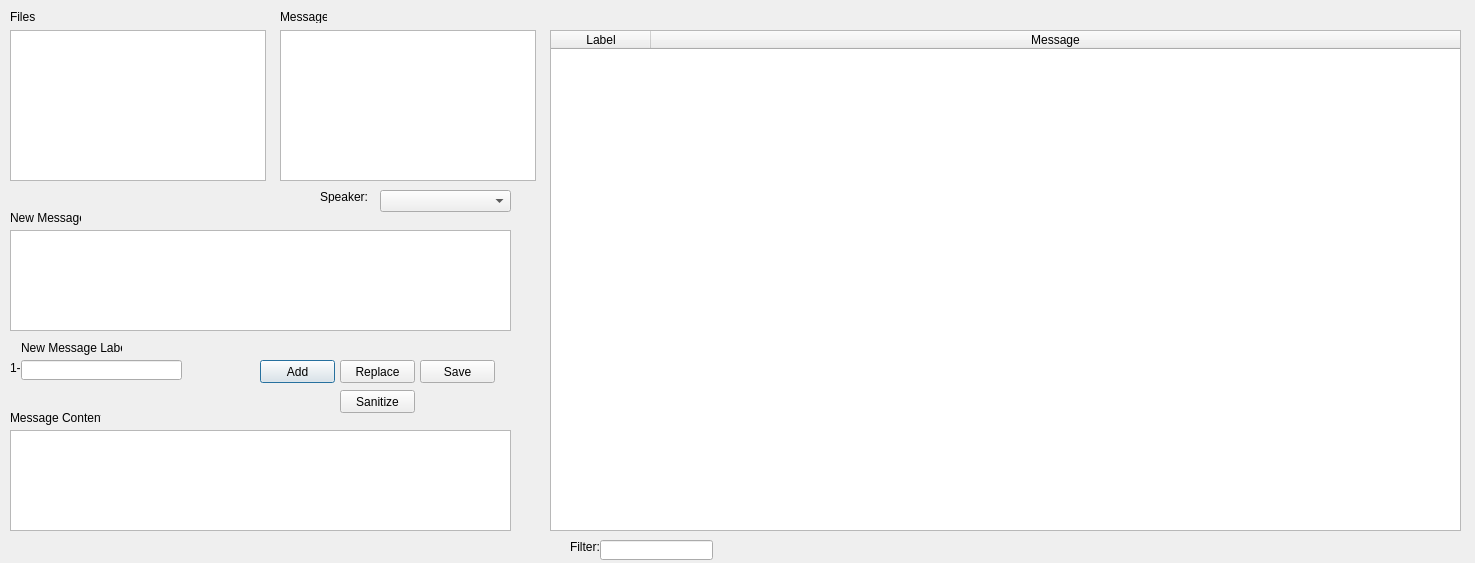
<?xml version="1.0" encoding="UTF-8"?>
<ui version="4.0">
 <class>Dialog</class>
 <widget class="QDialog" name="Dialog">
  <property name="geometry">
   <rect>
    <x>0</x>
    <y>0</y>
    <width>1475</width>
    <height>563</height>
   </rect>
  </property>
  <property name="font">
   <font>
    <family>Liberation Sans</family>
   </font>
  </property>
  <property name="windowTitle">
   <string>Message Manager</string>
  </property>
  <widget class="QListWidget" name="listMsgNames">
   <property name="geometry">
    <rect>
     <x>280</x>
     <y>30</y>
     <width>256</width>
     <height>151</height>
    </rect>
   </property>
  </widget>
  <widget class="QTextEdit" name="textEditNewMsg">
   <property name="geometry">
    <rect>
     <x>10</x>
     <y>230</y>
     <width>501</width>
     <height>101</height>
    </rect>
   </property>
   <property name="font">
    <font>
     <pointsize>16</pointsize>
     <kerning>true</kerning>
    </font>
   </property>
   <property name="html">
    <string>&lt;!DOCTYPE HTML PUBLIC &quot;-//W3C//DTD HTML 4.0//EN&quot; &quot;http://www.w3.org/TR/REC-html40/strict.dtd&quot;&gt;
&lt;html&gt;&lt;head&gt;&lt;meta name=&quot;qrichtext&quot; content=&quot;1&quot; /&gt;&lt;style type=&quot;text/css&quot;&gt;
p, li { white-space: pre-wrap; }
&lt;/style&gt;&lt;/head&gt;&lt;body style=&quot; font-family:'Liberation Sans'; font-size:16pt; font-weight:400; font-style:normal;&quot;&gt;
&lt;p style=&quot;-qt-paragraph-type:empty; margin-top:0px; margin-bottom:0px; margin-left:0px; margin-right:0px; -qt-block-indent:0; text-indent:0px; font-family:'MS Shell Dlg 2';&quot;&gt;&lt;br /&gt;&lt;/p&gt;&lt;/body&gt;&lt;/html&gt;</string>
   </property>
   <property name="placeholderText">
    <string/>
   </property>
  </widget>
  <widget class="QLabel" name="label">
   <property name="geometry">
    <rect>
     <x>280</x>
     <y>10</y>
     <width>47</width>
     <height>13</height>
    </rect>
   </property>
   <property name="text">
    <string>Messages</string>
   </property>
  </widget>
  <widget class="QListWidget" name="listFileNames">
   <property name="geometry">
    <rect>
     <x>10</x>
     <y>30</y>
     <width>256</width>
     <height>151</height>
    </rect>
   </property>
  </widget>
  <widget class="QLabel" name="label_2">
   <property name="geometry">
    <rect>
     <x>10</x>
     <y>10</y>
     <width>47</width>
     <height>13</height>
    </rect>
   </property>
   <property name="text">
    <string>Files</string>
   </property>
  </widget>
  <widget class="QLabel" name="label_3">
   <property name="geometry">
    <rect>
     <x>10</x>
     <y>210</y>
     <width>71</width>
     <height>16</height>
    </rect>
   </property>
   <property name="text">
    <string>New Message</string>
   </property>
  </widget>
  <widget class="QPushButton" name="btnAddMsg">
   <property name="geometry">
    <rect>
     <x>260</x>
     <y>360</y>
     <width>75</width>
     <height>23</height>
    </rect>
   </property>
   <property name="text">
    <string>Add</string>
   </property>
  </widget>
  <widget class="QLineEdit" name="msgLabel">
   <property name="geometry">
    <rect>
     <x>21</x>
     <y>360</y>
     <width>161</width>
     <height>20</height>
    </rect>
   </property>
  </widget>
  <widget class="QLabel" name="label_4">
   <property name="geometry">
    <rect>
     <x>21</x>
     <y>340</y>
     <width>101</width>
     <height>16</height>
    </rect>
   </property>
   <property name="text">
    <string>New Message Label</string>
   </property>
  </widget>
  <widget class="QPushButton" name="btnReplaceMsg">
   <property name="geometry">
    <rect>
     <x>340</x>
     <y>360</y>
     <width>75</width>
     <height>23</height>
    </rect>
   </property>
   <property name="text">
    <string>Replace</string>
   </property>
  </widget>
  <widget class="QLabel" name="label_5">
   <property name="geometry">
    <rect>
     <x>10</x>
     <y>360</y>
     <width>16</width>
     <height>16</height>
    </rect>
   </property>
   <property name="text">
    <string>1-</string>
   </property>
  </widget>
  <widget class="QLabel" name="label_6">
   <property name="geometry">
    <rect>
     <x>10</x>
     <y>410</y>
     <width>91</width>
     <height>16</height>
    </rect>
   </property>
   <property name="text">
    <string>Message Contents</string>
   </property>
  </widget>
  <widget class="QPushButton" name="btnSave">
   <property name="geometry">
    <rect>
     <x>420</x>
     <y>360</y>
     <width>75</width>
     <height>23</height>
    </rect>
   </property>
   <property name="text">
    <string>Save</string>
   </property>
  </widget>
  <widget class="QTextEdit" name="msgContents">
   <property name="geometry">
    <rect>
     <x>10</x>
     <y>430</y>
     <width>501</width>
     <height>101</height>
    </rect>
   </property>
   <property name="font">
    <font>
     <pointsize>16</pointsize>
     <kerning>true</kerning>
    </font>
   </property>
   <property name="readOnly">
    <bool>true</bool>
   </property>
   <property name="html">
    <string>&lt;!DOCTYPE HTML PUBLIC &quot;-//W3C//DTD HTML 4.0//EN&quot; &quot;http://www.w3.org/TR/REC-html40/strict.dtd&quot;&gt;
&lt;html&gt;&lt;head&gt;&lt;meta name=&quot;qrichtext&quot; content=&quot;1&quot; /&gt;&lt;style type=&quot;text/css&quot;&gt;
p, li { white-space: pre-wrap; }
&lt;/style&gt;&lt;/head&gt;&lt;body style=&quot; font-family:'Liberation Sans'; font-size:16pt; font-weight:400; font-style:normal;&quot;&gt;
&lt;p style=&quot;-qt-paragraph-type:empty; margin-top:0px; margin-bottom:0px; margin-left:0px; margin-right:0px; -qt-block-indent:0; text-indent:0px; font-family:'MS Shell Dlg 2';&quot;&gt;&lt;br /&gt;&lt;/p&gt;&lt;/body&gt;&lt;/html&gt;</string>
   </property>
   <property name="placeholderText">
    <string/>
   </property>
  </widget>
  <widget class="QPushButton" name="btnSanitize">
   <property name="geometry">
    <rect>
     <x>340</x>
     <y>390</y>
     <width>75</width>
     <height>23</height>
    </rect>
   </property>
   <property name="text">
    <string>Sanitize</string>
   </property>
  </widget>
  <widget class="QComboBox" name="speakerCombo">
   <property name="geometry">
    <rect>
     <x>380</x>
     <y>190</y>
     <width>131</width>
     <height>22</height>
    </rect>
   </property>
  </widget>
  <widget class="QLabel" name="label_7">
   <property name="geometry">
    <rect>
     <x>320</x>
     <y>190</y>
     <width>47</width>
     <height>13</height>
    </rect>
   </property>
   <property name="text">
    <string>Speaker:</string>
   </property>
  </widget>
  <widget class="QTableWidget" name="msgTable">
   <property name="geometry">
    <rect>
     <x>550</x>
     <y>30</y>
     <width>911</width>
     <height>501</height>
    </rect>
   </property>
   <property name="sizeAdjustPolicy">
    <enum>QAbstractScrollArea::AdjustToContents</enum>
   </property>
   <property name="editTriggers">
    <set>QAbstractItemView::SelectedClicked</set>
   </property>
   <property name="selectionMode">
    <enum>QAbstractItemView::SingleSelection</enum>
   </property>
   <property name="selectionBehavior">
    <enum>QAbstractItemView::SelectRows</enum>
   </property>
   <attribute name="horizontalHeaderCascadingSectionResizes">
    <bool>true</bool>
   </attribute>
   <attribute name="horizontalHeaderStretchLastSection">
    <bool>true</bool>
   </attribute>
   <attribute name="verticalHeaderStretchLastSection">
    <bool>false</bool>
   </attribute>
   <column>
    <property name="text">
     <string notr="true">Label</string>
    </property>
    <property name="foreground">
     <brush brushstyle="SolidPattern">
      <color alpha="255">
       <red>0</red>
       <green>0</green>
       <blue>0</blue>
      </color>
     </brush>
    </property>
   </column>
   <column>
    <property name="text">
     <string>Message</string>
    </property>
   </column>
  </widget>
  <widget class="QLineEdit" name="msgTableFilter">
   <property name="geometry">
    <rect>
     <x>600</x>
     <y>540</y>
     <width>113</width>
     <height>20</height>
    </rect>
   </property>
  </widget>
  <widget class="QLabel" name="label_8">
   <property name="geometry">
    <rect>
     <x>570</x>
     <y>540</y>
     <width>47</width>
     <height>13</height>
    </rect>
   </property>
   <property name="text">
    <string>Filter:</string>
   </property>
  </widget>
 </widget>
 <resources/>
 <connections/>
</ui>
